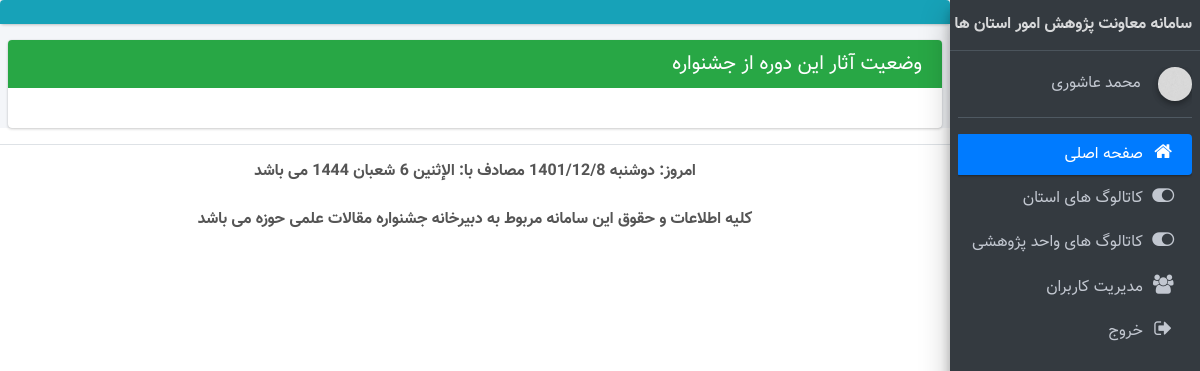
/panel.php (signed in), run on the app's committed database.
### tables this page shows
CREATE TABLE IF NOT EXISTS `users` (
  `id` int NOT NULL AUTO_INCREMENT,
  `username` varchar(100) NOT NULL,
  `password` text NOT NULL,
  `name` varchar(100) NOT NULL,
  `family` varchar(200) NOT NULL,
  `national_code` varchar(100) NOT NULL,
  `gender` varchar(10) NOT NULL,
  `phone` varchar(11) NOT NULL,
  `address` text,
  `state` varchar(100) DEFAULT NULL,
  `city` varchar(100) DEFAULT NULL,
  `unit` varchar(200) DEFAULT NULL,
  `type` int NOT NULL COMMENT 'نوع کاربری\r\nمدرسه:1\r\nاستان:2\r\nستاد:3',
  `approved` int NOT NULL DEFAULT '1',
  `position` varchar(50) DEFAULT NULL COMMENT 'سمت',
  `contract_method` varchar(100) DEFAULT NULL COMMENT 'نوع قرارداد',
  `adder` varchar(150) NOT NULL,
  `added_date` varchar(25) NOT NULL,
  `editor` int DEFAULT NULL,
  `edited_date` varchar(25) DEFAULT NULL,
  PRIMARY KEY (`id`)
);

CREATE TABLE IF NOT EXISTS `menus` (
  `id` int NOT NULL AUTO_INCREMENT,
  `subject` varchar(250) NOT NULL,
  `link` text NOT NULL,
  `icon` varchar(50) NOT NULL,
  `access` varchar(20) NOT NULL,
  `Is_Parent` tinyint NOT NULL,
  `childs` varchar(10) DEFAULT NULL,
  PRIMARY KEY (`id`)
);

### menus.php (the view, shortened to what this page needs)
<nav class="mt-2">
    <ul class="nav nav-pills nav-sidebar flex-column" data-widget="treeview" role="menu" data-accordion="false">
        <?php
        $type = $_SESSION['head'];
        $query = mysqli_query($connection, "select * from menus where access like '%$type%'");
        foreach ($query as $menus) {
            if ($menus['Is_Parent'] == 0) {
                ?>
                <li class="nav-item">
                    <a href="<?php echo $menus['link'] ?>"
                       class="nav-link <?php $self = explode('/', $_SERVER['PHP_SELF']);
                       $self = end($self);
                       if ($self == $menus['link']) {
                           echo 'active';
                       } ?>">
                        <i class="fa <?php echo $menus['icon'] ?> nav-icon"></i>
                        <p><?php echo $menus['subject'] ?></p>
                    </a>
                </li>
                <?php
            }
        }
        ?>
    </ul>
</nav>

### header.php (shortened to what this page needs)
<?php
include_once 'config/connection.php';
@$user=$_SESSION['id'];
$query=mysqli_query($connection,"select * from users where id='$user'");
foreach ($query as $User_Info){}
?>
<!DOCTYPE html>
<html lang="en" dir="rtl">
<head>
    <link rel="stylesheet" href="plugins/font-awesome/css/font-awesome.min.css">
    <link rel="stylesheet" href="dist/css/adminlte.min.css">
    <link rel="stylesheet" href="plugins/select2/select2.min.css">
    <link rel="stylesheet" href="dist/css/bootstrap-rtl.min.css">
    <link rel="stylesheet" href="dist/css/custom-style.css">
    <link rel="stylesheet" href="https://maxcdn.bootstrapcdn.com/font-awesome/4.4.0/css/font-awesome.min.css">
    <link rel="stylesheet" href="plugins/daterangepicker/daterangepicker-bs3.css">
    <link rel="stylesheet" href="plugins/iCheck/all.css">
    <link rel="stylesheet" href="plugins/colorpicker/bootstrap-colorpicker.min.css">
    <link rel="stylesheet" href="plugins/timepicker/bootstrap-timepicker.min.css">
    <link rel="stylesheet" href="dist/css/persian-datepicker.min.css">
    <link rel="stylesheet" type="text/css" href="/bower_components/select2/dist/css/select2.min.css">
    <link rel="stylesheet" href="plugins/timepicker/bootstrap-timepicker.min.css">
    <link rel="stylesheet" href="dist/css/bootstrap-rtl.min.css">
    <link rel="stylesheet" href="dist/css/custom-style.css">
</head>
<body class="hold-transition sidebar-mini">
<div class="wrapper">
    <aside class="main-sidebar sidebar-dark-primary elevation-4">
        <a href="index.php" class="brand-link">
            <center>
                <span class="brand-text font-weight-bold">سامانه معاونت پژوهش امور استان ها</span>
            </center>
        </a>
        <div class="sidebar">
            <div>
                <div class="user-panel mt-3 pb-3 mb-3 d-flex">
                    <div class="image">
                        <img src="dist/img/boxed-bg.jpg" class="img-circle elevation-2" alt="User Image">
                    </div>
                    <div class="info">
                        <a href="#" class="d-block">
                            <?php echo $User_Info['name'].' '.$User_Info['family'] ?>
                        </a>
                    </div>
                </div>
                <?php include_once __DIR__.'/menus.php'; ?>
            </div>
        </div>
    </aside>
    <div class="content-wrapper">
        <div class="card card-info">
            <div class="card-header">
            </div>
        </div>

### data on the page
users: name "محمد", family "عاشوری"
menus: subject "صفحه اصلی"
menus: subject "کاتالوگ های استان"
menus: subject "کاتالوگ های واحد پژوهشی"
menus: subject "مدیریت کاربران"
menus: subject "خروج"

### other printed values
$date "دوشنبه 1401/12/8"
$arabic_date "الإثنين 6 شعبان 1444"
